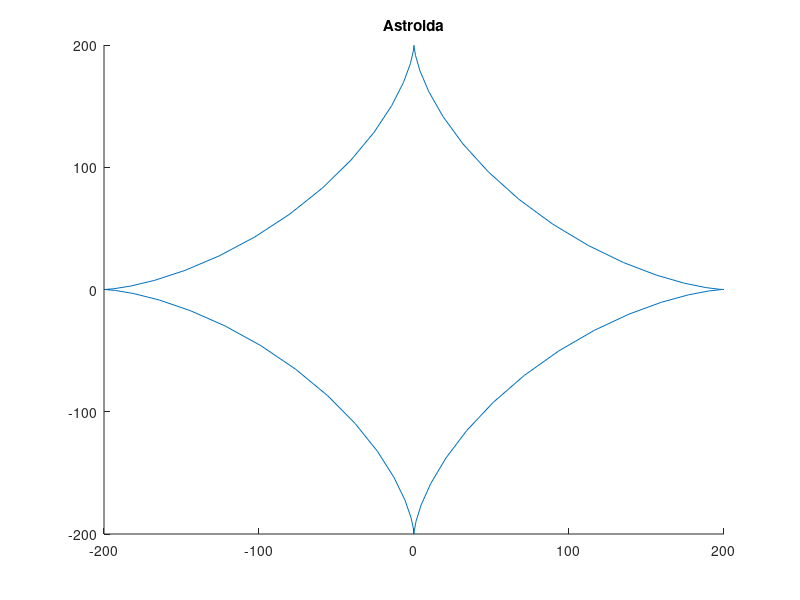

Here is the MATLAB script that generated this plot:
%% Astroida

%% Inicijalizacija

clear all
close all
clc

%%

% t = 0:.1:3*pi/2; % otvorena
t = 0:.1:2*pi; % zatvorena
a = 200; % "visina"
x = a*cos(t).^3;
y = a*sin(t).^3;
figure
title('Astroida')
line(x,y)
